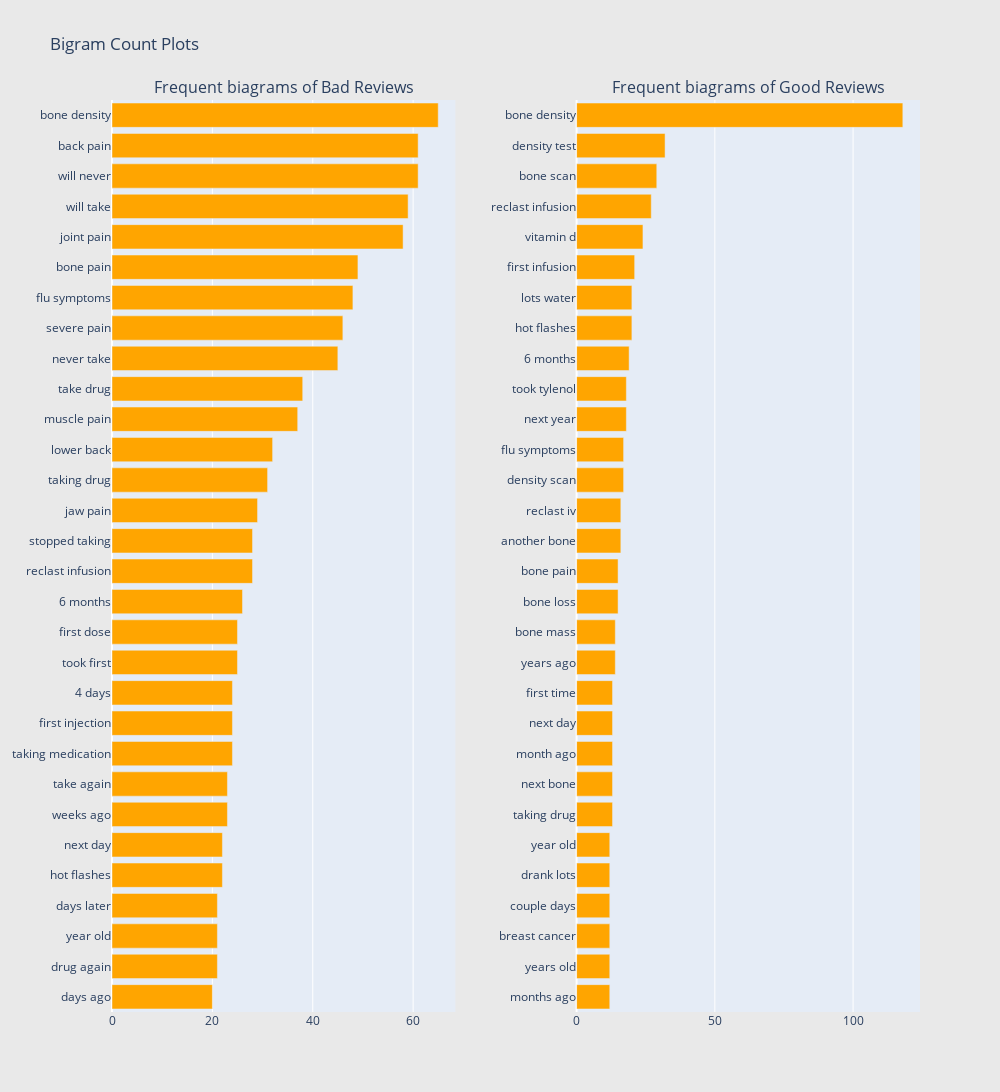

Notebook source saved alongside this figure:
### Code cell
freq_dict = defaultdict(int)
for sent in df_side_effects[df_side_effects["Review"] == 'bad']['Reviews']:
    for word in generate_ngrams(sent,2):
        freq_dict[word] += 1
fd_sorted = pd.DataFrame(sorted(freq_dict.items(), key=lambda x: x[1])[::-1])
fd_sorted.columns = ["word", "wordcount"]
trace1 = horizontal_bar_chart(fd_sorted.head(30), 'orange')

freq_dict = defaultdict(int)
for sent in df_side_effects[df_side_effects["Review"] == 'good']['Reviews']:
    for word in generate_ngrams(sent,2):
        freq_dict[word] += 1
fd_sorted = pd.DataFrame(sorted(freq_dict.items(), key=lambda x: x[1])[::-1])
fd_sorted.columns = ["word", "wordcount"]
trace2 = horizontal_bar_chart(fd_sorted.head(30), 'orange')

# Creating two subplots
fig = tools.make_subplots(rows=1, cols=2, vertical_spacing=0.04,horizontal_spacing=0.15,
                          subplot_titles=["Frequent biagrams of Bad Reviews", 
                                          "Frequent biagrams of Good Reviews"])
fig.append_trace(trace1, 1, 1)
fig.append_trace(trace2, 1, 2)
fig['layout'].update(height=1200, width=1000, paper_bgcolor='rgb(233,233,233)', title="Bigram Count Plots")
py.iplot(fig, filename='word-plots')

### Figure 1 — Plotly figure (JSON) as saved in the notebook; plotly's stock layout.template omitted (floating-point values rounded to 4 significant figures)
{"data": [{"marker": {"color": "orange"}, "orientation": "h", "showlegend": false, "type": "bar", "x": [20, 21, 21, 21, 22, 22, 23, 23, 24, 24, 24, 25, 25, 26, 28, 28, 29, 31, 32, 37, 38, 45, 46, 48, 49, 58, 59, 61, 61, 65], "xaxis": "x", "y": ["days ago", "drug again", "year old", "days later", "hot flashes", "next day", "weeks ago", "take again", "taking medication", "first injection", "4 days", "took first", "first dose", "6 months", "reclast infusion", "stopped taking", "jaw pain", "taking drug", "lower back", "muscle pain", "take drug", "never take", "severe pain", "flu symptoms", "bone pain", "joint pain", "will take", "will never", "back pain", "bone density"], "yaxis": "y"}, {"marker": {"color": "orange"}, "orientation": "h", "showlegend": false, "type": "bar", "x": [12, 12, 12, 12, 12, 12, 13, 13, 13, 13, 13, 14, 14, 15, 15, 16, 16, 17, 17, 18, 18, 19, 20, 20, 21, 24, 27, 29, 32, 118], "xaxis": "x2", "y": ["months ago", "years old", "breast cancer", "couple days", "drank lots", "year old", "taking drug", "next bone", "month ago", "next day", "first time", "years ago", "bone mass", "bone loss", "bone pain", "another bone", "reclast iv", "density scan", "flu symptoms", "next year", "took tylenol", "6 months", "hot flashes", "lots water", "first infusion", "vitamin d", "reclast infusion", "bone scan", "density test", "bone density"], "yaxis": "y2"}], "layout": {"annotations": [{"font": {"size": 16}, "showarrow": false, "text": "Frequent biagrams of Bad Reviews", "x": 0.2125, "xanchor": "center", "xref": "paper", "y": 1, "yanchor": "bottom", "yref": "paper"}, {"font": {"size": 16}, "showarrow": false, "text": "Frequent biagrams of Good Reviews", "x": 0.7875, "xanchor": "center", "xref": "paper", "y": 1, "yanchor": "bottom", "yref": "paper"}], "height": 1200, "paper_bgcolor": "rgb(233,233,233)", "title": {"text": "Bigram Count Plots"}, "width": 1000, "xaxis": {"anchor": "y", "domain": [0, 0.425]}, "xaxis2": {"anchor": "y2", "domain": [0.575, 1]}, "yaxis": {"anchor": "x", "domain": [0, 1]}, "yaxis2": {"anchor": "x2", "domain": [0, 1]}}}
